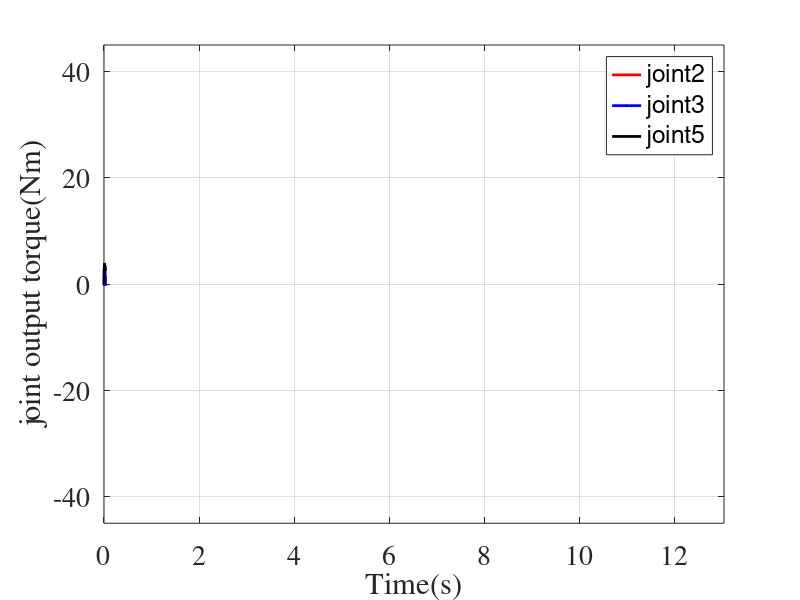

Write the MATLAB code that produced this figure. (Note: this script raises an error after producing the figure.)
state = load("door_state.txt");
gif_name = "door.gif";
t =  0: 0.002 : (length(state)-1) * 0.002;
% plot(t,state(:,1),'-r','LineWidth',1);
% hold on;
% plot(t,state(:,2),'b','LineWidth',1);
% hold on;
% plot(t,state(:,3),'-r','LineWidth',1);
% hold on;
%% 
joint1 = 1;
joint2 = 2;
joint3 = 3;
joint4 = 4;
joint5 = 5;
joint6 = 6;
joint1_torque = state(:,joint1);
joint2_torque = state(:,joint2);
joint3_torque = state(:,joint3);
joint4_torque = state(:,joint4);
joint5_torque = state(:,joint5);
joint6_torque = state(:,joint6);
%%
joint2_plot = joint2_torque(:);
joint3_plot = joint3_torque(:);
joint5_plot = joint5_torque(:);

% determine whether slow the video
slow_ratio = 1;
% time between each frame(s)
sample_time = 0.04; % 0.04s --> 50 fps
%% plot
%--- plot the first frame ---%
% plot data1
plot(t(1),joint2_plot(1),'-r','LineWidth',2);
hold on;

% % plot data2
plot(t(1),joint3_plot(1),'b','LineWidth',2);
hold on;

plot(t(1),joint5_plot(1),'-k','LineWidth',2);
hold on;

%legend('ee_x', 'ee_y', 'ee_z');

grid on;
xlabel('Time(s)');
ylabel('joint output torque(Nm)');
xlim([0 t(end)]);
ylim([-45 45]);
% set(gca,'XTick',[-0.6:0.4:0.8]);
% set(gca,'YTick',[0:4:t_end]);
set(gca,'FontSize',20,'fontname','times');

%-- set the figure position, length and width --%
set(gcf,'color','white','Position',[400,320,1500,900]); %% position [x, y, length, width]
mark= 1;
%-- record as gif --%
for k = 1:(t(end)/sample_time)
    plot(t(1:(sample_time/0.002)*k),joint2_plot(1:(sample_time/0.002)*k),'-r','LineWidth',2);
    hold on;

    plot(t(1:(sample_time/0.002)*k),joint3_plot(1:(sample_time/0.002)*k),'b','LineWidth',2);
    hold on;

       plot(t(1:(sample_time/0.002)*k),joint5_plot(1:(sample_time/0.002)*k),'-k','LineWidth',2);
    hold on;

    legend('joint2','joint3','joint5');
    %-- record the frame and save --%
    F = getframe(gcf);
    im = frame2im(F);
    [I,map] = rgb2ind(im,256);
    if mark == 1
        imwrite(I, map, gif_name, 'GIF', 'Loopcount', inf, 'DelayTime', sample_time);
        mark = mark + 1;
    else
        imwrite(I, map, gif_name, 'WriteMode', 'append', 'DelayTime', sample_time);
    end
end